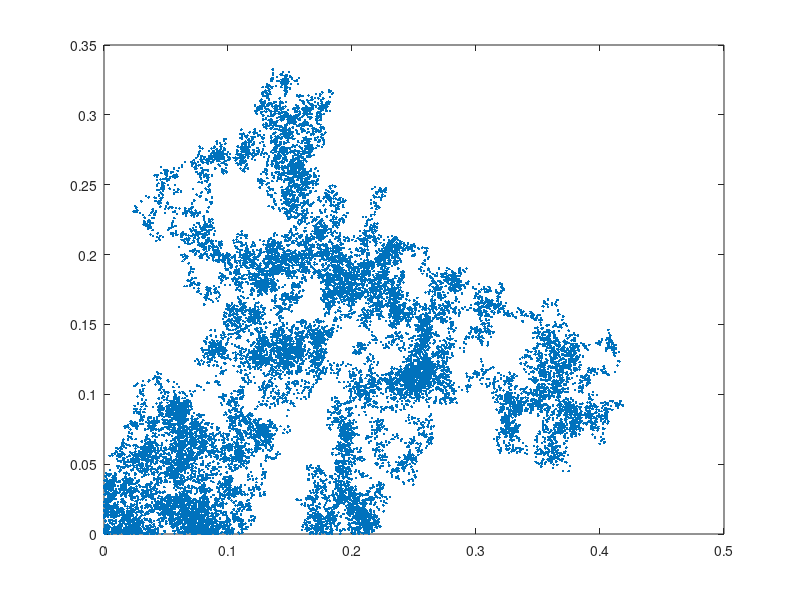
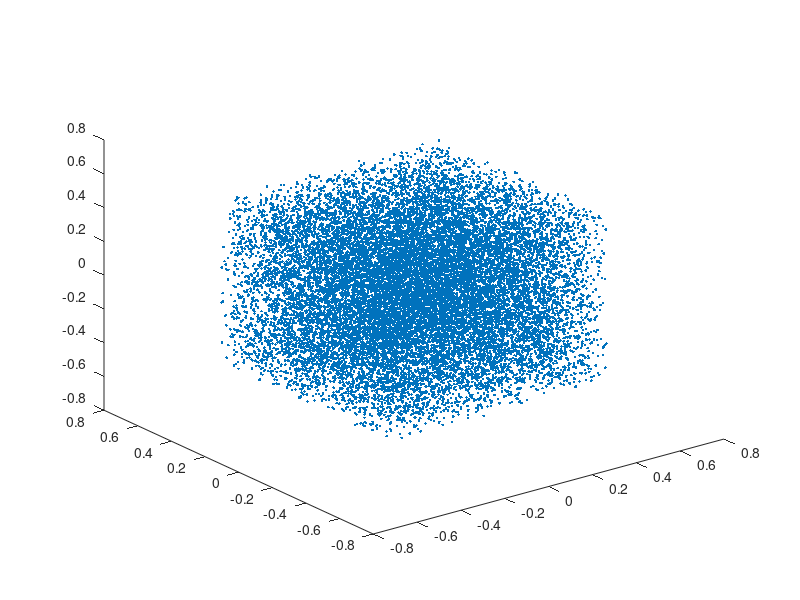
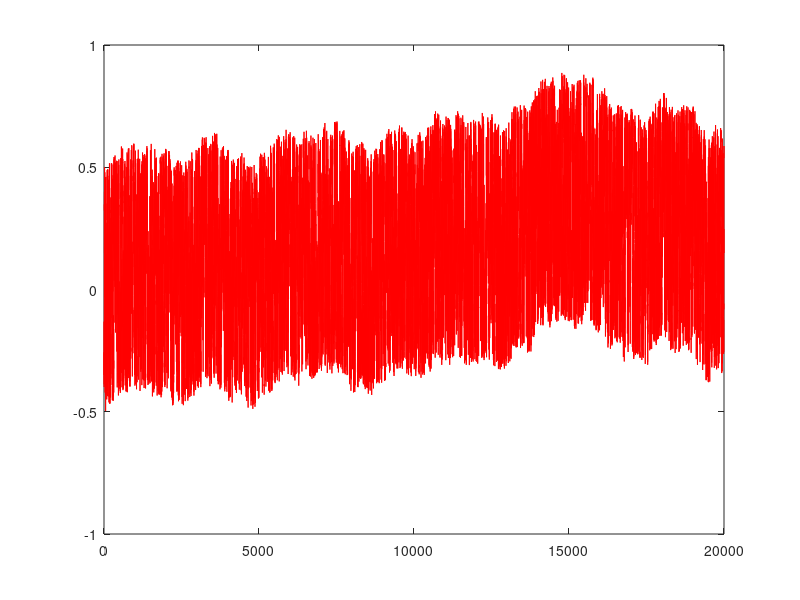

The MATLAB source for these figures, in order: (Note: this script raises an error after producing the figures.)
clear all
close all

%% define parameters

dim1 = 2;
dim2 = 3;

s1 = 0.001;
s2 = 0.1;

L1 = 1;
L2 = 1;

npoints = 1e5;
subsample_int = 5;

theta = randn(npoints, dim1)*s1;
theta = cumsum(theta);
for i=1:npoints
    for j=1:dim1
        if theta(i, j) < 0
            theta(i:end, j) = -theta(i:end, j);
        elseif theta(i, j) > L1
            theta(i:end, j) = 2*L1-theta(i:end, j);
        end
    end
end

xi = randn(npoints, dim2)*s2;
xi = cumsum(xi);
for i=1:npoints
    for j=1:dim2
        if xi(i, j) < 0
            xi(i:end, j) = -xi(i:end, j);
        elseif xi(i, j) > L2
            xi(i:end, j) = 2*L2-xi(i:end, j);
        end
    end
end
xi = xi - L2/2;

theta = theta(1:subsample_int:end, :);
xi = xi(1:subsample_int:end, :);


figure;
plot(theta(:,1), theta(:,2),'.')

figure;
plot3(xi(:,1),xi(:,2),xi(:,3),'.')

figure;
plot(theta(:,1)+xi(:,1),'-r')
hold on
plot(smooth(theta(:,1)+xi(:,1), 401), '-g')
plot(theta(:,1))

return
%%
alpha = 4;
sin_scale = 0.2;
f = @(x) [x(:,1)+x(:,2).^3 x(:,2)-x(:,1).^3 sin_scale*sin(alpha*(x(:,1)+x(:,2).^3))+sin_scale*sin(alpha*(x(:,2)-x(:,1).^3))];


x = f(theta) + xi;

figure; plot3(x(:,1), x(:,2), x(:,3), '.')

return
%%

npoints_per_cov = 20;
stride = 250;
[inv_c, new_data, ranks] = covariances(x, npoints_per_cov, 2, stride);

%%

if size(new_data, 1) > 4000
    disp('ERROR')
    return
end

neigs = 10;
%eps = 2*0.005;
eps = 0;
[V, D, ~] = NIV(new_data, inv_c, eps, neigs, 1/2);
V = decouple_dmaps(V);

% figure;
% scatter(new_data(:, 1), new_data(:,2),200,V(:,2),'.')
% xlabel('x_1')
% ylabel('x_2')

figure;
scatter(u(1:stride:end), v(1:stride:end),200,V(:,2),'.')
xlabel('x_1')
ylabel('x_2')

figure; 
plot(V(:,2),V(:,3),'.')
xlabel('\phi_2')
ylabel('\phi_3')

%%

W = squareform(pdist(new_data)).^2;
eps2 = median(W(:));
[V2, D2] = dmaps(W, eps2, neigs);
V2 = decouple_dmaps(V2);

figure;
scatter(u(1:stride:end), v(1:stride:end),200,V2(:,2),'.')
xlabel('x_1')
ylabel('x_2')

figure; 
plot(V2(:,2),V2(:,3),'.')
xlabel('\phi_2')
ylabel('\phi_3')

%%

ind = 17000;

figure; 
plot(x, y, '.')
hold on
plot3(x(ind:ind+2*npoints_per_cov), y(ind:ind+2*npoints_per_cov), z(ind:ind+2*npoints_per_cov), '.r')

figure; 
plot(u, v, '.')
hold on
plot(u(ind:ind+2*npoints_per_cov), v(ind:ind+2*npoints_per_cov), '.r')
